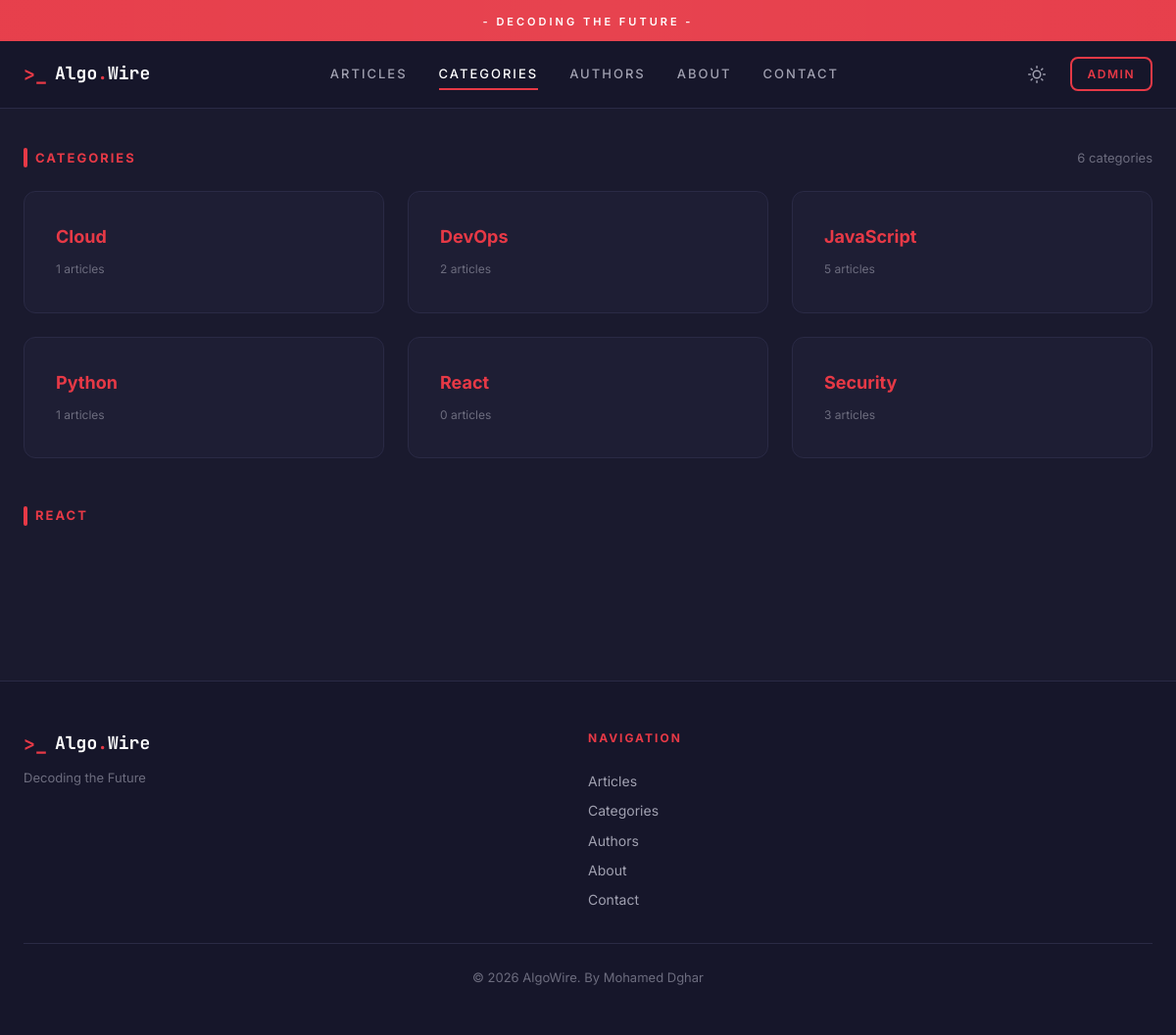
The app's page /category.php?slug=react with its own data.
### tables this page shows
CREATE TABLE categories (
    id INT AUTO_INCREMENT PRIMARY KEY,
    name VARCHAR(100) NOT NULL,
    slug VARCHAR(100) NOT NULL UNIQUE,
    color VARCHAR(7) DEFAULT '#e63946',
    created_at TIMESTAMP DEFAULT CURRENT_TIMESTAMP
);

### category.php (the view, shortened to what this page needs)
<?php
require 'db.php';
$selectedSlug = $_GET['slug'] ?? '';
$categories = $pdo->query("
    SELECT c.id, c.name, c.slug, COUNT(a.id) total
    FROM categories c
    LEFT JOIN articles a ON a.category_id = c.id AND a.status = 'published'
    GROUP BY c.id
    ORDER BY c.name
")->fetchAll();
$selectedCategory = null;
if ($selectedSlug !== '') {
    $stmt = $pdo->prepare("SELECT id, name, slug FROM categories WHERE slug = ? LIMIT 1");
    $stmt->execute([$selectedSlug]);
    $selectedCategory = $stmt->fetch();
}
require 'partials/header.php';
?>
<link rel="stylesheet" href="css/cards.css">
<link rel="stylesheet" href="css/authors.css">
<main class="main">
    <div class="container">
        <div class="section-header" style="margin-top: 40px;">
            <h2 class="section-title">Categories</h2>
            <span class="section-count"><?= count($categories) ?> categories</span>
        </div>
        <div class="authors-grid" style="margin-bottom: 48px;">
            <?php foreach ($categories as $cat): ?>
            <div class="author-card fade-in" style="text-align: left;">
                <h3 class="author-card__name" style="color: var(--accent);"><a href="category.php?slug=<?= urlencode($cat['slug']) ?>"><?= htmlspecialchars($cat['name']) ?></a></h3>
                <span class="author-card__stats"><?= (int)$cat['total'] ?> articles</span>
            </div>
            <?php endforeach; ?>
        </div>
        <div class="section-header">
            <h2 class="section-title"><?= $selectedCategory ? htmlspecialchars($selectedCategory['name']) : 'All Posts' ?></h2>
        </div>
    </div>
</main>
<?php require 'partials/footer.php'; ?>

### css/base.css (style rules this page uses)
:root { --bg-primary: #1a1a2e; --bg-secondary: #16162a; --bg-card: #1e1e34; --bg-card-hover: #252542; --bg-input: #12122a; --accent: #e63946; --accent-hover: #d32f3f; --accent-glow: rgba(230, 57, 70, 0.15); --text-primary: #ffffff; --text-secondary: #a0a0b0; --text-muted: #6c6c7e; --border: #2a2a45; --border-light: #333355; --shadow: rgba(0, 0, 0, 0.3); --overlay: rgba(26, 26, 46, 0.85); --font-primary: 'Inter', -apple-system, BlinkMacSystemFont, 'Segoe UI', sans-serif; --font-mono: 'JetBrains Mono', 'Fira Code', monospace; --space-xs: 4px; --space-sm: 8px; --space-md: 16px; --space-lg: 24px; --space-xl: 32px; --space-2xl: 48px; --space-3xl: 64px; --max-width: 1200px; --sidebar-width: 340px; --gap: 24px; --radius: 8px; --radius-sm: 4px; --radius-lg: 12px; --transition: 0.3s cubic-bezier(0.4, 0, 0.2, 1); --transition-fast: 0.15s ease; }
*, *::before, *::after { margin: 0; padding: 0; box-sizing: border-box; }
html { scroll-behavior: smooth; -webkit-font-smoothing: antialiased; -moz-osx-font-smoothing: grayscale; }
body { font-family: var(--font-primary); background-color: var(--bg-primary); color: var(--text-primary); line-height: 1.6; min-height: 100vh; transition: background-color var(--transition), color var(--transition); }
a { color: inherit; text-decoration: none; transition: color var(--transition-fast); }
.container { max-width: var(--max-width); margin: 0 auto; padding: 0 var(--space-lg); }
.main { min-height: 60vh; padding-bottom: var(--space-3xl); }
.fade-in { animation: fadeInUp 0.5s ease forwards; }
.fade-in:nth-child(1) { animation-delay: 0.05s; }
.fade-in:nth-child(2) { animation-delay: 0.1s; }
.fade-in:nth-child(3) { animation-delay: 0.15s; }
.fade-in:nth-child(4) { animation-delay: 0.2s; }
.fade-in:nth-child(5) { animation-delay: 0.25s; }
.fade-in:nth-child(6) { animation-delay: 0.3s; }

### css/components.css (style rules this page uses)
.section-header { display: flex; align-items: center; justify-content: space-between; margin-bottom: var(--space-lg); }
.section-title { font-size: 13px; font-weight: 700; letter-spacing: 2px; text-transform: uppercase; color: var(--accent); display: flex; align-items: center; gap: var(--space-sm); }
.section-title::before { content: ''; display: inline-block; width: 4px; height: 20px; background: var(--accent); border-radius: 2px; }
.section-count { font-size: 13px; color: var(--text-muted); }

### css/authors.css (style rules this page uses)
.authors-grid { display: grid; grid-template-columns: repeat(3, 1fr); gap: var(--gap); margin-top: var(--space-lg); }
.author-card { background: var(--bg-card); border: 1px solid var(--border); border-radius: var(--radius-lg); padding: var(--space-xl); text-align: center; transition: transform var(--transition), box-shadow var(--transition); }
.author-card__name { font-size: 18px; font-weight: 700; margin-bottom: var(--space-xs); }
.author-card__stats { font-size: 12px; color: var(--text-muted); }

### records on screen
categories: name "Cloud", total "1"
categories: name "DevOps", total "2"
categories: name "JavaScript", total "5"
categories: name "Python", total "1"
categories: name "React", total "0", name "REACT"
categories: name "Security", total "3"

### other values on screen
count($categories) "6"
